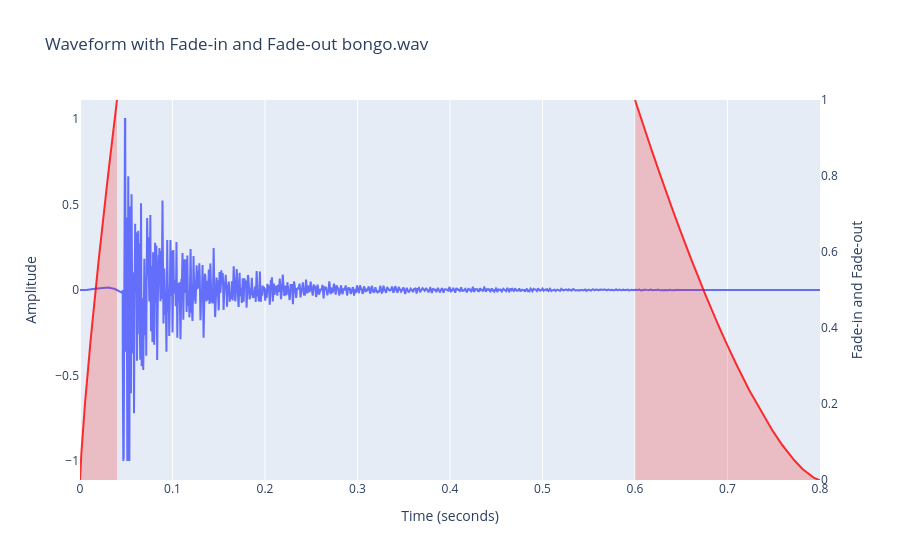

The notebook cell this image was saved under:
### Code cell
from audiospylt.audio_utils import trim_and_fade_audio, ensure_finite_audio
from audiospylt.generate_wave_file import render_audio

player = True
save_audio = True

# trim_and_fade_audio parameters:
# audio_data, sample_rate, num_channels, duration, wav_filename,
# start_time (s), end_time (s), add_fades (bool), fade_in_duration (s),
# fade_out_duration (s), fade_in_exponent, fade_out_exponent

start_time = 0.4
end_time = 1.2
add_fades = True
fade_in_duration = 0.04
fade_out_duration = 0.2
fade_in_exponent = 0.8
fade_out_exponent = 1.5

cut_audio_data, cut_duration = trim_and_fade_audio(
    audio_data,
    sample_rate,
    audio_info["num_channels"],
    audio_info["duration"],
    audio_info["wav_filename"],
    start_time,
    end_time,
    add_fades,
    fade_in_duration,
    fade_out_duration,
    fade_in_exponent,
    fade_out_exponent,
)

# Guard against rare NaN/Inf samples upstream so all downstream steps (analysis/export) stay stable.
cut_audio_data = ensure_finite_audio(cut_audio_data, name="cut_audio_data")

render_audio(
    cut_audio_data,
    sample_rate,
    fs_target_name="44.1kHz",
    bit_rate=24,
    save_audio=save_audio,
    player=player,
    sanitize=True,
    verbose=True,
)

### Figure 1 — Plotly figure (JSON) as saved in the notebook; plotly's stock layout.template omitted (floating-point values rounded to 4 significant figures; data arrays with more than 128 entries replaced by an {"elided": "..."} marker saying what was removed)
{"data": [{"name": "Waveform", "type": "scatter", "x": {"elided": "35280 float values"}, "y": {"elided": "35280 float values"}, "yaxis": "y"}, {"fill": "tozeroy", "fillcolor": "rgba(255,0,0,0.2)", "line": {"color": "rgba(255,0,0,0.8)"}, "name": "Fade-in Curve", "type": "scatter", "x": {"elided": "1764 float values"}, "y": {"elided": "1764 float values"}, "yaxis": "y2"}, {"fill": "tozeroy", "fillcolor": "rgba(255,0,0,0.2)", "line": {"color": "rgba(255,0,0,0.8)"}, "name": "Fade-out Curve", "type": "scatter", "x": {"elided": "8820 float values"}, "y": {"elided": "8820 float values"}, "yaxis": "y2"}], "layout": {"showlegend": false, "title": {"text": "Waveform with Fade-in and Fade-out bongo.wav"}, "xaxis": {"title": {"text": "Time (seconds)"}}, "yaxis": {"showgrid": false, "side": "left", "title": {"text": "Amplitude"}, "zeroline": false}, "yaxis2": {"overlaying": "y", "range": [0, 1], "showgrid": false, "side": "right", "title": {"text": "Fade-in and Fade-out"}, "zeroline": false}}}
